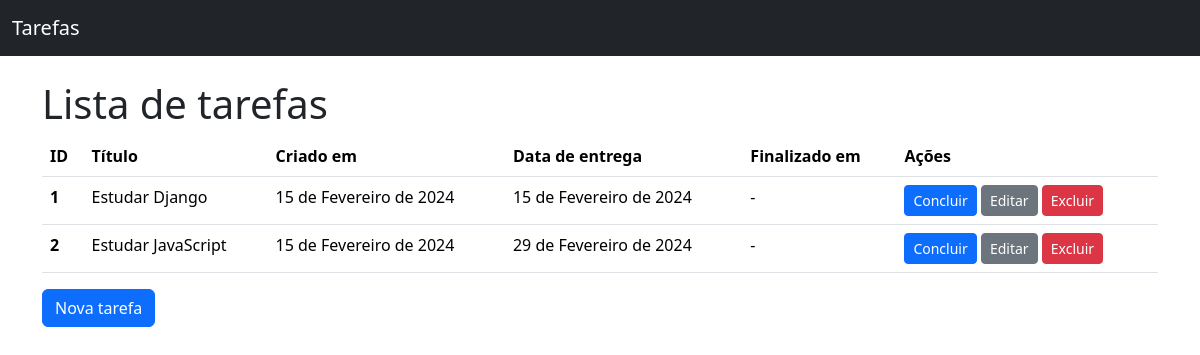
Before: / with the older database file.
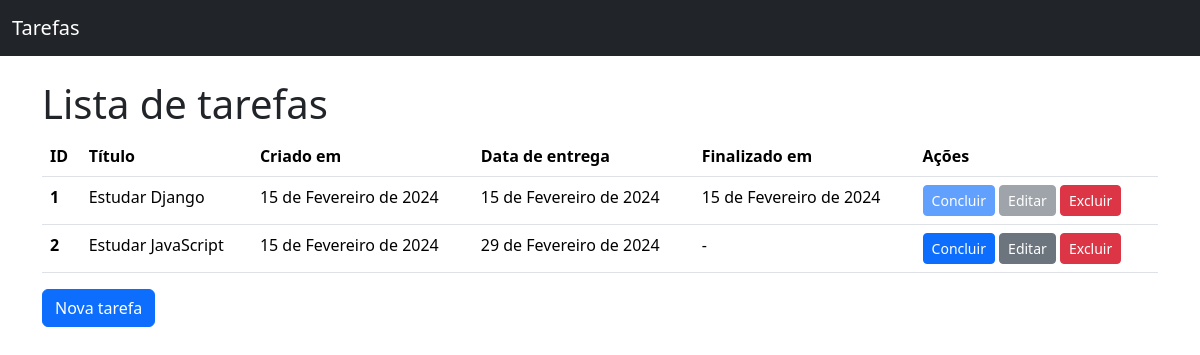
After: the same page with the newer database file.
### tarefas/models.py (models this page shows, shortened)
class Tarefa(models.Model):
    titulo = models.CharField(max_length=100, null=False, blank=False)
    criado_em = models.DateField(auto_now_add=True, null=False, blank=False)
    entrega = models.DateField(null=False, blank=False)
    terminada_em = models.DateField(null=True, blank=True)
    class Meta:
        ordering = ["entrega"]

### tarefas/views.py (the view)
# urls.py: path("", TarefaListView.as_view(), name="tarefa_list"),
class TarefaListView(ListView):
    model = Tarefa

### tarefas/templates/tarefas/tarefa_list.html (shortened to what this page needs)
{% extends 'base.html' %}
{% block content %}
    <h1>Lista de tarefas</h1>
    {% if tarefa_list %}
        <table class="table">
            <thead>
            <tr>
                <th scope="col">ID</th>
                <th scope="col">Título</th>
                <th scope="col">Criado em</th>
                <th scope="col">Data de entrega</th>
                <th scope="col">Finalizado em</th>
                <th scope="col">Ações</th>
            </tr>
            </thead>
            <tbody>
                {% for tarefa in tarefa_list %}
                    <tr>
                        <th scope="row">{{tarefa.id}}</th>
                        <td>{{tarefa.titulo}}</td>
                        <td>{{tarefa.criado_em}}</td>
                        <td>{{tarefa.entrega}}</td>
                        <td>{{tarefa.terminada_em|default:"-"}}</td>
                        <td>
                            <a
                                href="{% url 'tarefa_complete' pk=tarefa.pk%}"
                                class="btn btn-primary btn-sm {% if tarefa.terminada_em %}disabled{% endif %}">
                                Concluir
                            </a>
                            <a
                                href="{% url 'tarefa_update' pk=tarefa.pk %}"
                                class="btn btn-secondary btn-sm {% if tarefa.terminada_em %}disabled{% endif %}">
                                Editar
                            </a>
                            <a
                                href="{% url 'tarefa_delete' pk=tarefa.pk %}"
                                class="btn btn-danger btn-sm">
                                Excluir
                            </a>
                        </td>
                    </tr>
                {% endfor %}
            </tbody>
        </table>
    {% else %}
        <p>Não há tarefas cadastradas!</p>
    {% endif %}
    <a href="{% url 'tarefa_create' %}" class="btn btn-primary">Nova tarefa</a>
{% endblock %}

Changed rows visible on the page:
changed Tarefa "Estudar Django": terminada_em "-" → "15 de Fevereiro de 2024"
